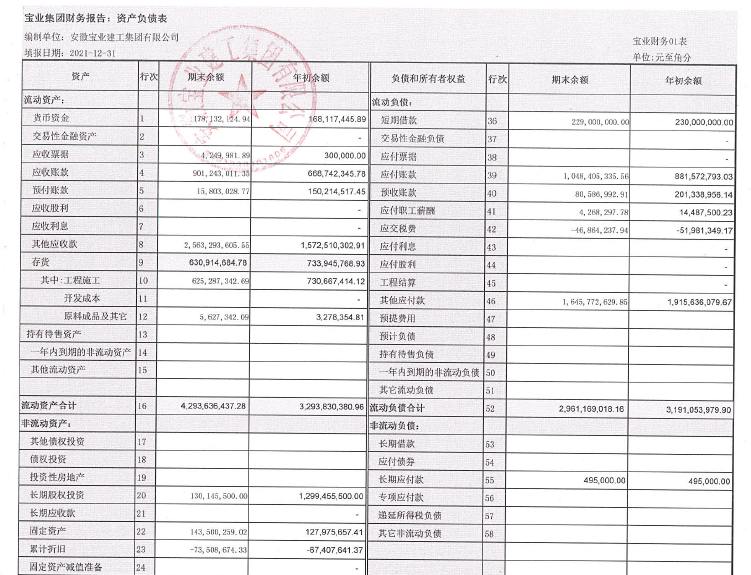
#> input picture img.png, 751 x 575 px
$ python -i pictur_to_excel.py   (imports and definitions only)
#> lines starting #> are read from the running program, lines starting #| are printed output that depends on the picture; after the words box and inside, x2 and y2 are one past the last pixel; in counts of white or black regions, pixels touching at a corner belong together
import os

import cv2
import numpy as np
import pytesseract
from PIL import Image
import csv
import re
import json

os.environ["TESSDATA_PREFIX"] = '/Users/xiangri/github/toolkit/tessdata'


def parse_pic_to_excel_data(src):
#> called with src = 'img.png'
    raw = cv2.imread(src, 1)
#> raw is the input picture: shape (575, 751, 3); mean B, G, R 232.5, 230.6, 232.7
    # print(dir(raw))
    # 灰度图片
    gray = cv2.cvtColor(raw, cv2.COLOR_BGR2GRAY)
    # 二值化
    binary = cv2.adaptiveThreshold(~gray, 255, cv2.ADAPTIVE_THRESH_GAUSSIAN_C, cv2.THRESH_BINARY, 35, -5)
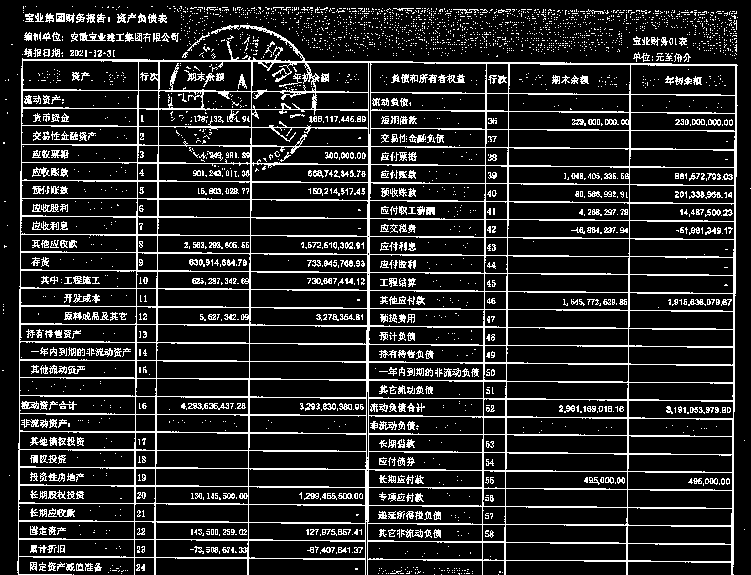
#> binary: shape (575, 751); 15.1% white in thin lines or dots
    cv2.imshow("binary_picture", binary)  # 展示图片
    rows, cols = binary.shape
#> rows = 575; cols = 751
    scale = 40
    # 自适应获取核值 识别横线
    kernel = cv2.getStructuringElement(cv2.MORPH_RECT, (cols // scale, 1))
    eroded = cv2.erode(binary, kernel, iterations=1)
#> eroded: shape (575, 751); 6.1% white in thin lines or dots, all inside (x1, y1, x2, y2) = (27, 40, 730, 575)

    dilated_col = cv2.dilate(eroded, kernel, iterations=1)
#> dilated_col: shape (575, 751); 6.9% white in thin lines or dots, all inside (x1, y1, x2, y2) = (19, 40, 739, 575)
    cv2.imshow("excel_horizontal_line", dilated_col)
    # cv2.waitKey(0)
    # 识别竖线
    scale = 20
    kernel = cv2.getStructuringElement(cv2.MORPH_RECT, (1, rows // scale))
#> kernel = 28 values from 1 to 1
    eroded = cv2.erode(binary, kernel, iterations=1)
#> eroded: shape (575, 751); 1.5% white in thin lines or dots, all inside (x1, y1, x2, y2) = (18, 72, 737, 575)
    dilated_row = cv2.dilate(eroded, kernel, iterations=1)
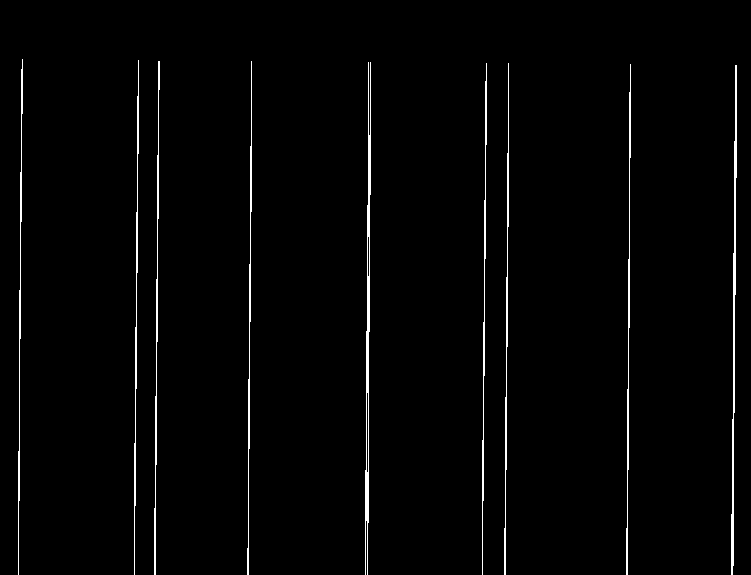
#> dilated_row: shape (575, 751); 1.8% white in thin lines or dots, all inside (x1, y1, x2, y2) = (18, 59, 737, 575)
    cv2.imshow("excel_vertical_line", dilated_row)
    # cv2.waitKey(0)
    # 标识交点
    bitwise_and = cv2.bitwise_and(dilated_col, dilated_row)
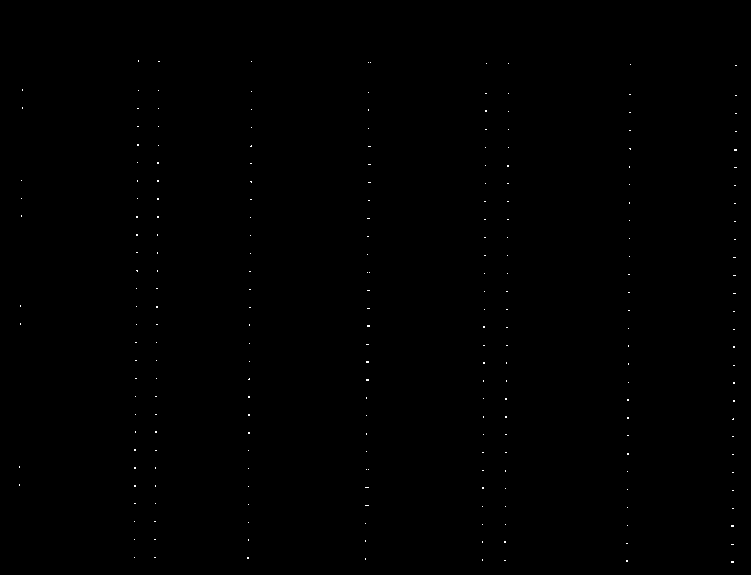
#> bitwise_and: shape (575, 751); 0.12% white in thin lines or dots, all inside (x1, y1, x2, y2) = (19, 60, 737, 563)
    cv2.imshow("excel_bitwise_and", bitwise_and)
    # cv2.waitKey(0)
    # 标识表格
    merge = cv2.add(dilated_col, dilated_row)
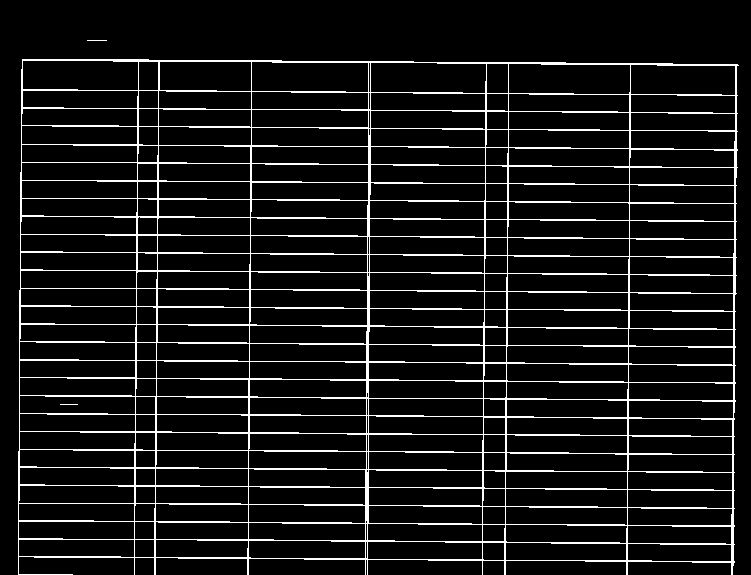
#> merge: shape (575, 751); 8.6% white in thin lines or dots, all inside (x1, y1, x2, y2) = (18, 40, 739, 575)
    cv2.imshow("entire_excel_contour", merge)
    # cv2.waitKey(0)
    # 两张图片进行减法运算，去掉表格框线
    merge2 = cv2.subtract(binary, merge)
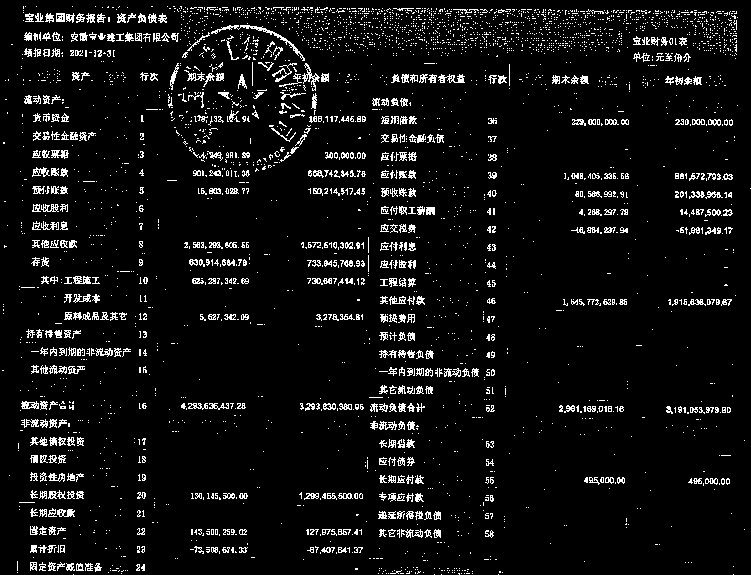
#> merge2: shape (575, 751); 6.6% white in thin lines or dots
    cv2.imshow("binary_sub_excel_rect", merge2)

    new_kernel = cv2.getStructuringElement(cv2.MORPH_RECT, (2, 2))
    erode_image = cv2.morphologyEx(merge2, cv2.MORPH_OPEN, new_kernel)
#> erode_image: shape (575, 751); 2.6% white in thin lines or dots
    cv2.imshow('erode_image2', erode_image)
    merge3 = cv2.add(erode_image, bitwise_and)
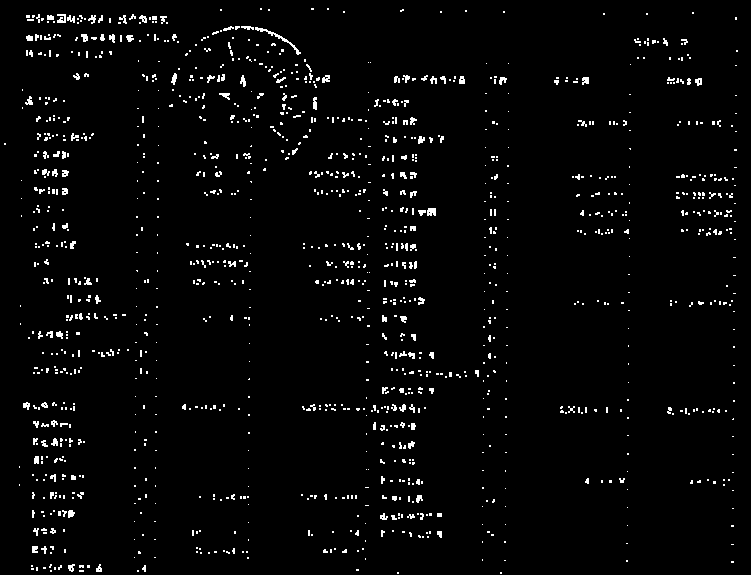
#> merge3: shape (575, 751); 2.7% white in thin lines or dots
    cv2.imshow('merge3', merge3)
    # cv2.waitKey(0)
    # 识别黑白图中的白色交叉点，将横纵坐标取出
    ys, xs = np.where(bitwise_and > 0)
#> ys = 500 values from 60 to 562; xs = 500 values, max 736 at index 11, min 19 at index 393, mean 405.4
    # 纵坐标
    y_point_arr = []
    # 横坐标
    x_point_arr = []
    # 通过排序，获取跳变的x和y的值，说明是交点，否则交点会有好多像素值值相近，我只取相近值的最后一点
    # 这个10的跳变不是固定的，根据不同的图片会有微调，基本上为单元格表格的高度（y坐标跳变）和长度（x坐标跳变）
    i = 0
    sort_x_point = np.sort(xs)
#> sort_x_point = 500 values from 19 to 736
    for i in range(len(sort_x_point) - 1):
        if sort_x_point[i + 1] - sort_x_point[i] > 10:
            x_point_arr.append(sort_x_point[i])
        i = i + 1
#> after the loop, x_point_arr = [22, 138, 159, 251, 370, 486, 508, 630]
    x_point_arr.append(sort_x_point[i])  # 要将最后一个点加入

    i = 0
    sort_y_point = np.sort(ys)
#> sort_y_point = 500 values from 60 to 562
    # print(np.sort(ys))
    for i in range(len(sort_y_point) - 1):
        if (sort_y_point[i + 1] - sort_y_point[i] > 10):
            y_point_arr.append(sort_y_point[i])
        i = i + 1
#> after the loop, y_point_arr = 27 values from 65 to 544
    # 要将最后一个点加入
    y_point_arr.append(sort_y_point[i])
    print('y_point_arr', y_point_arr)
#| y_point_arr [65, 95, 113, 131, 150, 167, 185, 203, 221, 239, 257, 275, 293, 311, 329, 347, 365, 383, 401, 419, 436, 454, 472, 490, 508, 526, 544, 562]
    print('x_point_arr', x_point_arr)
#| x_point_arr [22, 138, 159, 251, 370, 486, 508, 630, 736]
    # 循环y坐标，x坐标分割表格
    data = [[] for i in range(len(y_point_arr))]
#> data = 28 items, first 6: [], [], [], [], [], []
    for i in range(len(y_point_arr) - 1):
        for j in range(len(x_point_arr) - 1):
            # 在分割时，第一个参数为y坐标，第二个参数为x坐标
            cell = raw[y_point_arr[i]:y_point_arr[i + 1], x_point_arr[j]:x_point_arr[j + 1]]
            # cv2.imshow("sub_pic" + str(i) + str(j), cell)

            # 读取文字，此为默认英文
            # pytesseract.pytesseract.tesseract_cmd = 'E:/Tesseract-OCR/tesseract.exe'
            text1 = pytesseract.image_to_string(cell, lang="chi_sim")

            # 去除特殊字符
            text1 = re.findall(r'[^\*"/:?\\|<>″′‖ 〈\n]', text1, re.S)
            text1 = "".join(text1)
            print('单元格图片信息：' + text1)
            data[i].append(text1)
            j = j + 1
        i = i + 1
#> this loop made 1 pass
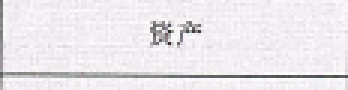
#> cell: shape (30, 116, 3) (shown 3 times larger); mean B, G, R 234.8, 231.2, 234.3
#> after the loop, j = 0
    # cv2.waitKey(0)
    return data


def write_csv(path, data):
    with open(path, "w", newline='') as csv_file:
        writer = csv.writer(csv_file, dialect='excel')
        for index, item in enumerate(data):
            # writer.writerows([[item[0], item[1], item[2], item[3], item[4], item[5]]])
            writer.writerows([item])

def t(file_path):
    raw = cv2.imread(file_path, 1)
    # print(dir(raw))
    # 灰度图片
    gray = cv2.cvtColor(raw, cv2.COLOR_BGR2GRAY)
    # # 二值化
    # binary = cv2.adaptiveThreshold(~gray, 255, cv2.ADAPTIVE_THRESH_GAUSSIAN_C, cv2.THRESH_BINARY, 35, -5)
    # cv2.imshow("binary_picture", binary)  # 展示图片
    # s = pytesseract.image_to_string(gray, lang="chi_sim")
    s = pytesseract.image_to_data(gray, lang="chi_sim")
    print(s)


# [7 lines not run here, left out]

#> (the run stopped early here; a loop or call above may not have finished)
